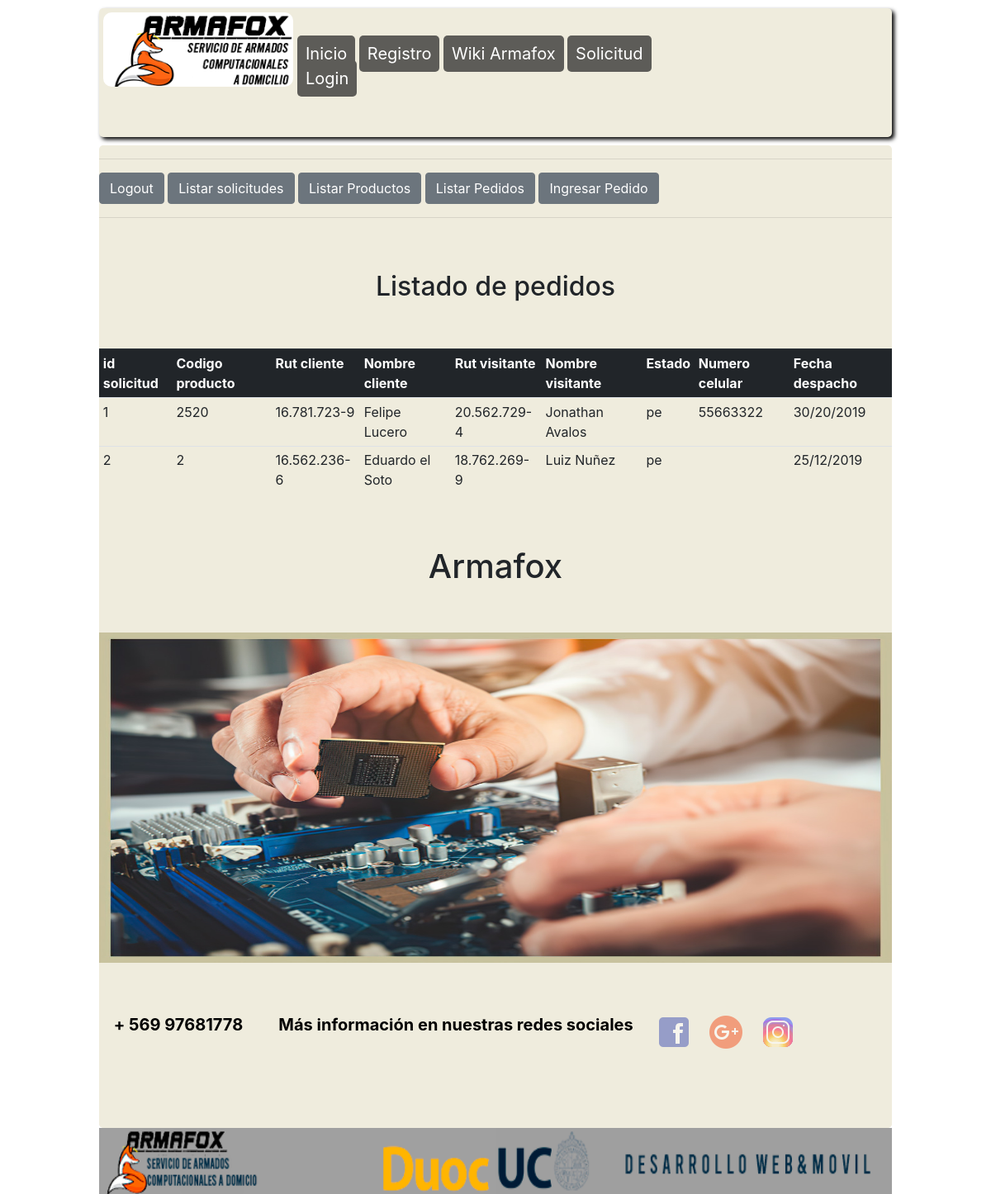
The app's page /listar_pedidos (signed in) with its own data.
### app_Armado/models.py (models this page shows, shortened)
class Pedido(models.Model):
    id_pedido = models.IntegerField(primary_key=True)
    codigo_producto = models.CharField(max_length=4)
    rut_cliente= models.CharField(max_length=12)
    nombre_cliente = models.CharField(max_length=50)
    rut_visitante= models.CharField(max_length=12)
    nombre_visitante = models.CharField(max_length=100)
    estado_pedido= models.CharField(max_length=2)
    numero_celular = models.CharField(max_length=8)
    fecha_de_despacho = models.CharField(max_length=10)
    class Meta:
        permissions = (
            ('tecnico',_('Es tecnico')),
        )

### app_Armado/views.py (the view)
# urls.py: path('listar_pedidos',login_required(listarpedidos),name="listarpedidos"),
def listarpedidos(request):
    ped = Pedido.objects.all()
    return render(request, 'plantillas/listar_pedido.html', {'pedidos': ped})

### app_Armado/templates/plantillas/listar_pedido.html (shortened to what this page needs)
{% extends 'plantillas/Armafox.html' %}
{% block content %}
    <link rel="stylesheet" href="https://stackpath.bootstrapcdn.com/bootstrap/4.1.3/css/bootstrap.min.css">
    <hr/>
    <a class="btn btn-secondary"  href="http://127.0.0.1:8000/accounts/logout/" >Logout</a> </li>
    <a class="btn btn-secondary" role="button"   href="{% url 'listar_soli_tecnico' %}">Listar solicitudes</a>
    <a  class="btn btn-secondary" role="button"    href="{% url 'listar_producto' %}">Listar Productos</a>
    <a  class="btn btn-secondary" role="button"    href="{% url 'listarpedidos' %}">Listar Pedidos</a>
    <a  class="btn btn-secondary" role="button"    href="{% url 'solicitud' %}">Ingresar Pedido</a>
    <hr/>
    <br/>
    <br>
    <h2 align='center' >Listado de pedidos</h2>
    <br/>
    <br/>
    <div class="table-responsive">
        <table class="table table-sm">
            <tr class="thead-dark">
                <th>id solicitud</th>
                <th>Codigo producto</th>
                <th>Rut cliente</th>
                <th>Nombre cliente</th>
                <th>Rut visitante</th>
                <th>Nombre visitante</th>
                <th>Estado</th>
                <th>Numero celular</th>
                <th>Fecha despacho</th>
            </tr>
            {% for s in pedidos %}
            <tr>
                <td>{{s.id_pedido}}</td>
                <td>{{s.codigo_producto}}</td>
                <td>{{s.rut_cliente}}</td>
                <td>{{s.nombre_cliente}}</td>
                <td>{{s.rut_visitante}}</td>
                <td>{{s.nombre_visitante}}</td>
                <td>{{s.estado_pedido}}</td>
                <td>{{s.numero_celular}}</td>
                <td>{{s.fecha_de_despacho}}</td>
            </tr>
            {%endfor%}
        </table>
    </div>
    <article>
            <br/>
            <br/>
            <H1 align="center"> Armafox</H1>
            <br/>
            <br/>
            <div id="divinovacion">
                <img id=imginovacion src= "/static/img/tecnico_cliente.jpeg" alt="imagen inovacion">
            <br/>
            <br/>
            <br/>
            </div>
        </article>
        <section id="informacion">
            <div class="numero">
                <p><strong>+ 569 97681778</strong></p>
            </div>
            <div class="parmado">
                <article>
                <p><strong>Más información en nuestras redes sociales</strong></p>
                </article>
            </div>
                <section class="redes">
                    <div class="Facebook"><a target="_blank" href="
                        https://www.facebook.com/ArmaFox-ARMAMOSTUPCENCASA-112910423409893/?modal=admin_todo_tour">Fac</a></div>
                    <div class="Google"><a target="_blank" href="https://twitter.com/ArmafoxA">Goo</a></div>
                    <div class="Instagran"><a target="_blank" href="https://www.instagram.com/armafox_armapc_cl/?hl=es-la">Ins</a></div>
                    <div class="Email"><a target="_blank" href="armafoxadomicilio@gmail.com">Ema</a></div>
                </section>
        </section>
    {% endblock %}

### app_Armado/static/css/armafox.css (style rules this page uses)
* { margin: 0%; padding: 0%; }
body { font-family: 'Roboto', sans-serif; }
a { text-decoration: none; color: #fff; }
#divinovacion { width: 100%; height: 400px; }
#imginovacion { width: 100%; height: 100%; }
#informacion { width: 100%; height: 200px; background: #EFECDD; color: black; padding: 60px 0px 0px 0px; border-radius: 5px; -moz-border-radius: 5px; -webkit-border-radius: 5px; box-sizing: border-box; }
#informacion .numero { width: 20%; font-size: 20px; text-align: center; color: black; float:left; }
.parmado { width: 50%; font-size: 20px; color: black; float: left; text-align: center; }
#informacion .redes >div { width: 5%; height:50px; float: left; font-size: 20px; opacity: 0.5; margin-right: 15px; }
#informacion .redes .Facebook { background: url(../img/facebook.png); -webkit-text-fill-color: transparent; }
#informacion .redes .Google { background: url(../img/googleplus.png); -webkit-text-fill-color: transparent; }
#informacion .redes .Instagran { background: url(../img/instagram.png); -webkit-text-fill-color: transparent; }
#informacion .redes .Email { background: url(../img/gmail.png); -webkit-text-fill-color: transparent; }

### records on screen
Pedido: id_pedido "1", codigo_producto "2520", rut_cliente "16.781.723-9", nombre_cliente "Felipe Lucero", rut_visitante "20.562.729-4", nombre_visitante "Jonathan Avalos", estado_pedido "pe", numero_celular "55663322", fecha_de_despacho "30/20/2019"
Pedido: id_pedido "2", codigo_producto "2", rut_cliente "16.562.236-6", nombre_cliente "Eduardo el Soto", rut_visitante "18.762.269-9", nombre_visitante "Luiz Nuñez", estado_pedido "pe", fecha_de_despacho "25/12/2019"
